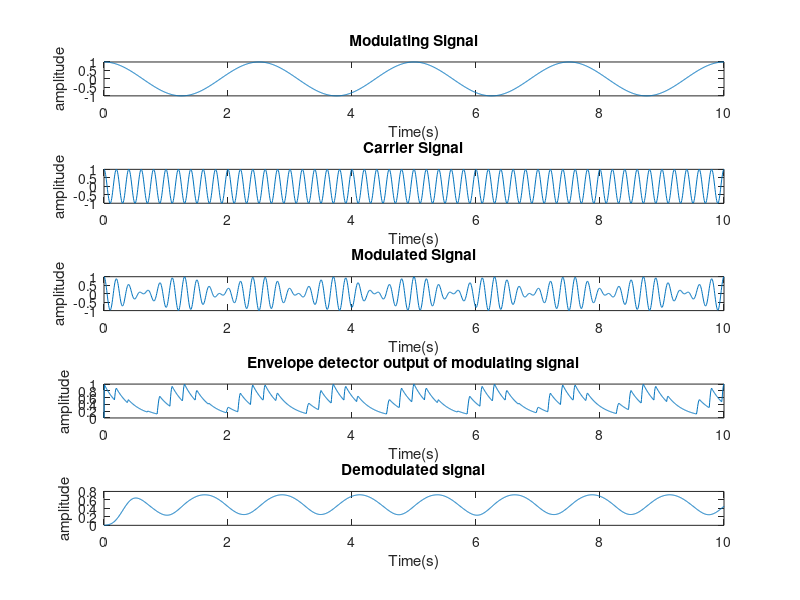

The MATLAB script that drew this image:
clc;
clear all;
close all;
Fc=5;
Fs=160;
Fm=0.4;
Vc=1;
Vm=1;
t=0:1/Fs:10;
c=Vc*cos(2*pi*Fc*t);
m=Vm*cos(2*pi*Fm*t);
y=ammod(m,Fc,Fs);
subplot(5,1,1);
plot(t,m);
title('Modulating Signal');
xlabel('Time(s)');
ylabel('amplitude');
subplot(5,1,2);
plot(t,c);
title('Carrier Signal');
xlabel('Time(s)');
ylabel('amplitude');
subplot(5,1,3);
plot(t,y);
title('Modulated Signal');
xlabel('Time(s)');
ylabel('amplitude');
 
Vd(1)=0;
for i=2:length(y)
    if y(i)>Vd(i-1)
        Vd(i)=y(i);
    else
        Vd(i)=Vd(i-1)-0.023*Vd(i-1);
    end
end
h=fir1(100,0.0125,'low');
foutputc=filter(h,1,Vd);
subplot(5,1,4);
plot(t,Vd);
title('Envelope detector output of modulating signal');
xlabel('Time(s)');
ylabel('amplitude');
subplot(5,1,5);
plot(t,foutputc);
title('Demodulated signal');
xlabel('Time(s)');
ylabel('amplitude');